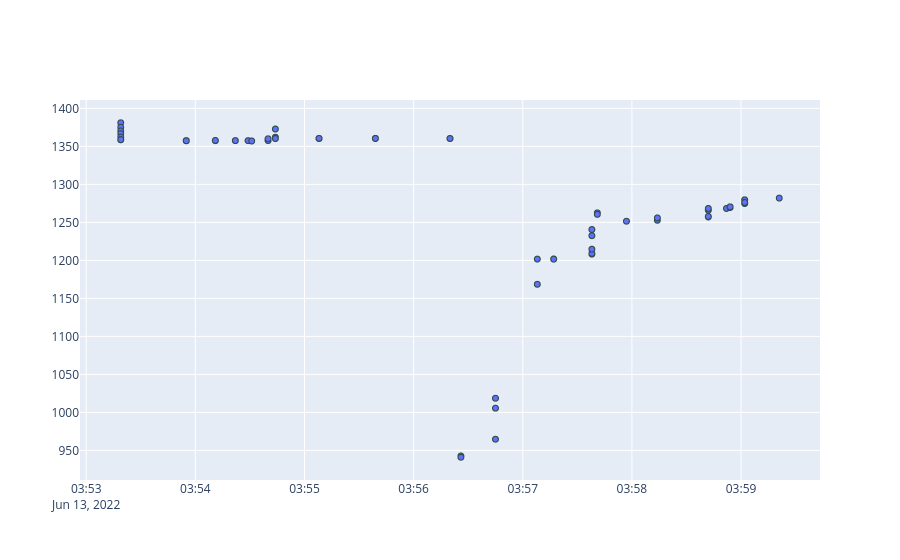

Notebook code for this chart:
### Code cell
# Filter for transactions around block 14953915
plot_data = data.filter((pl.col("block_number") < 14953930) & (pl.col("block_number") > 14953900))

# Plot the returns
import plotly.graph_objects as go
import polars as pl

# Assuming 'data' is your Polars DataFrame with 'timestamp' and 'return' columns
# Convert Polars columns to NumPy arrays
x_values = plot_data.select("clocktime").to_numpy().flatten()
y_values =plot_data.select("marginal_price").to_numpy().flatten()

# Create a figure and add Scattergl trace
fig = go.Figure()
fig.add_trace(
    go.Scattergl(
        x=x_values,
        y=y_values,
        mode='markers',
        marker=dict(
            line=dict(
                width=1,
                color='DarkSlateGrey'
            )
        )
    )
)

# Display the figure
fig.show()
